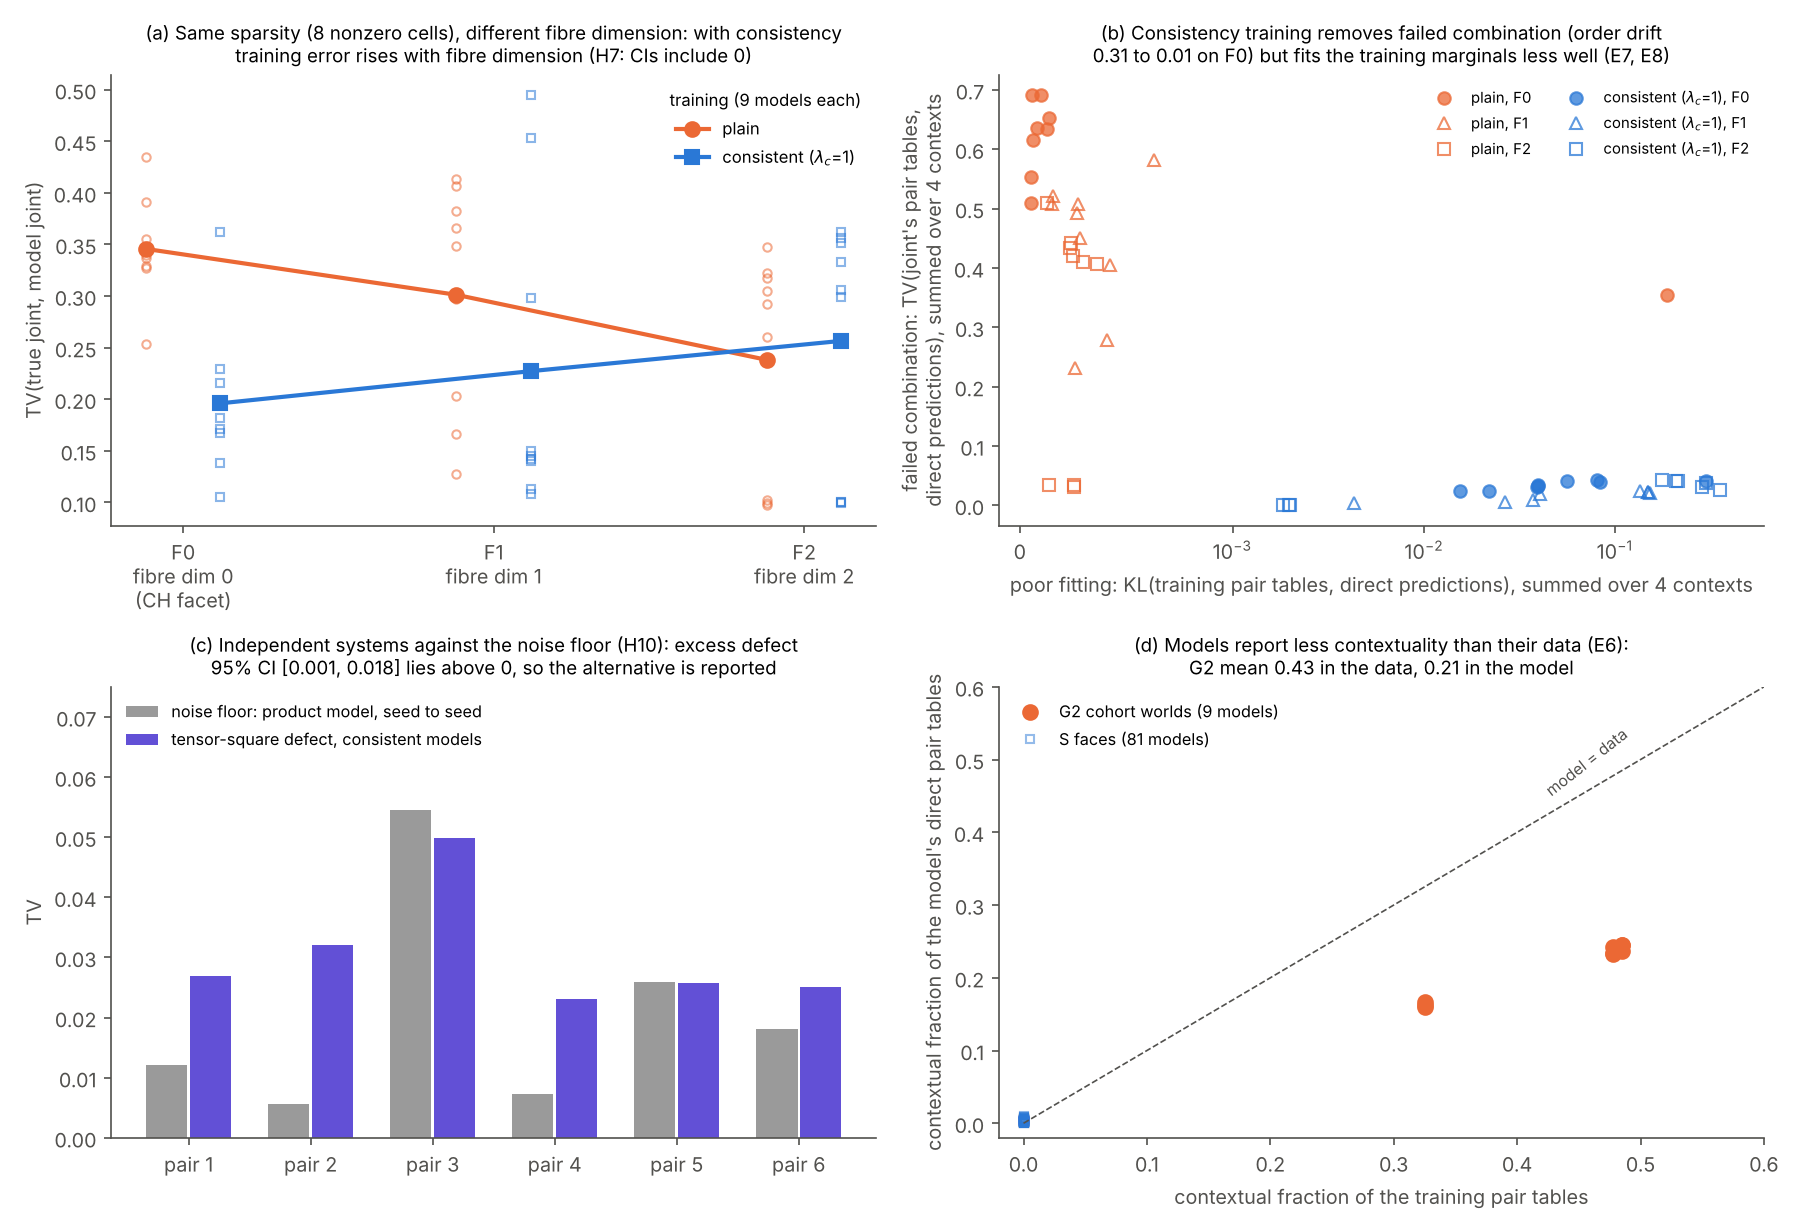

Recreate this plot in Python.
"""Figure for Study 18 (reads study18_final.json; plotting only, no analysis): fig_study18.pdf"""
import json, os, sys
import numpy as np
import matplotlib; matplotlib.use("Agg")
import matplotlib.pyplot as plt
HERE = os.path.dirname(os.path.abspath(__file__)); sys.path.insert(0, HERE)
import kit_study18 as K
BLUE, ORANGE, AQUA, VIOLET, ROSE, INK, INK2, GREY = "#2a78d6", "#eb6834", "#1baf7a", "#6250d6", "#c2417a", "#22211f", "#52514e", "#9a9a9a"
plt.rcParams.update({"font.size": 9.5, "axes.spines.top": False, "axes.spines.right": False, "axes.edgecolor": INK2, "xtick.color": INK2, "ytick.color": INK2, "axes.labelcolor": INK2})
r = json.load(open(os.path.join(HERE, "study18_final.json"))); conds, W = K.conditions(); R = r["runs"]
grp = lambda f: [R[str(c["idx"])] for c in conds if f(c)]
FAM = ("F0", "F1", "F2"); VAR = (("plain", ORANGE, "o", "plain"), ("consistent", BLUE, "s", "consistent ($\\lambda_c$=1)"))
fig, ax = plt.subplots(2, 2, figsize=(12, 8.2))

a = ax[0, 0]
for k, (v, col, mk, lab) in enumerate(VAR):
    off = -0.12 if k == 0 else 0.12; means = []
    for i, f in enumerate(FAM):
        y = [x["tv_true_Q"] for x in grp(lambda c, f=f, v=v: c["kind"] == "S" and c["fam"] == f and c["variant"] == v)]
        a.plot([i + off] * len(y), y, mk, color=col, ms=4, alpha=0.55, mfc="none"); means.append(np.mean(y))
    a.plot(np.arange(3) + off, means, mk + "-", color=col, lw=2, ms=7, label=lab)
a.set_xticks(range(3)); a.set_xticklabels(["F0\nfibre dim 0\n(CH facet)", "F1\nfibre dim 1", "F2\nfibre dim 2"])
a.set_ylabel("TV(true joint, model joint)"); a.legend(frameon=False, fontsize=8, title="training (9 models each)", title_fontsize=8)
a.set_title("(a) Same sparsity (8 nonzero cells), different fibre dimension: with consistency\ntraining error rises with fibre dimension (H7: CIs include 0)", fontsize=9)

b = ax[0, 1]; FMK = {"F0": "o", "F1": "^", "F2": "s"}
for v, col, _, lab in VAR:
    for f in FAM:
        g = grp(lambda c, f=f, v=v: c["kind"] == "S" and c["fam"] == f and c["variant"] == v)
        b.plot([q["fit"] for q in g], [q["combination_gap"] for q in g], FMK[f], color=col, ms=6, alpha=0.75, mfc=col if f == "F0" else "none", label=f"{lab}, {f}")
b.set_xscale("symlog", linthresh=1e-3); b.set_xlim(-1e-4, 0.6)
b.set_xlabel("poor fitting: KL(training pair tables, direct predictions), summed over 4 contexts")
b.set_ylabel("failed combination: TV(joint's pair tables,\ndirect predictions), summed over 4 contexts")
b.legend(frameon=False, fontsize=7.2, ncol=2, loc="upper right")
b.set_title("(b) Consistency training removes failed combination (order drift\n0.31 to 0.01 on F0) but fits the training marginals less well (E7, E8)", fontsize=9)

c = ax[1, 0]; df, fl = r["H10"]["defects"], r["H10"]["floors"]; x = np.arange(1, 7)
c.bar(x - 0.18, fl, 0.34, color=GREY, label="noise floor: product model, seed to seed")
c.bar(x + 0.18, df, 0.34, color=VIOLET, label="tensor-square defect, consistent models")
c.set_xticks(x); c.set_xticklabels([f"pair {i}" for i in x]); c.set_ylabel("TV"); c.set_ylim(0, 0.075); c.legend(frameon=False, fontsize=7.8, loc="upper left")
lo, hi = r["H10"]["ci_excess"]
c.set_title(f"(c) Independent systems against the noise floor (H10): excess defect\n95% CI [{lo:.3f}, {hi:.3f}] lies above 0, so the alternative is reported", fontsize=9)

d = ax[1, 1]
g2 = grp(lambda c: c["kind"] == "G2"); s = grp(lambda c: c["kind"] == "S")
d.plot([x["cf_data"] for x in g2], [x["cf_model"] for x in g2], "o", color=ORANGE, ms=7, label="G2 cohort worlds (9 models)")
d.plot([x["cf_data"] for x in s], [x["cf_model"] for x in s], "s", color=BLUE, ms=4, alpha=0.5, mfc="none", label="S faces (81 models)")
d.plot([0, 0.6], [0, 0.6], "--", color=INK2, lw=0.8); d.text(0.42, 0.45, "model = data", fontsize=7.6, color=INK2, rotation=38)
d.set_xlim(-0.02, 0.6); d.set_ylim(-0.02, 0.6); d.set_xlabel("contextual fraction of the training pair tables"); d.set_ylabel("contextual fraction of the model's direct pair tables")
d.legend(frameon=False, fontsize=7.8, loc="upper left")
d.set_title("(d) Models report less contextuality than their data (E6):\nG2 mean 0.43 in the data, 0.21 in the model", fontsize=9)
fig.tight_layout(); fig.savefig(os.path.join(HERE, "fig_study18.pdf")); fig.savefig(os.path.join(HERE, "fig_study18.png"), dpi=150); print("ok")
